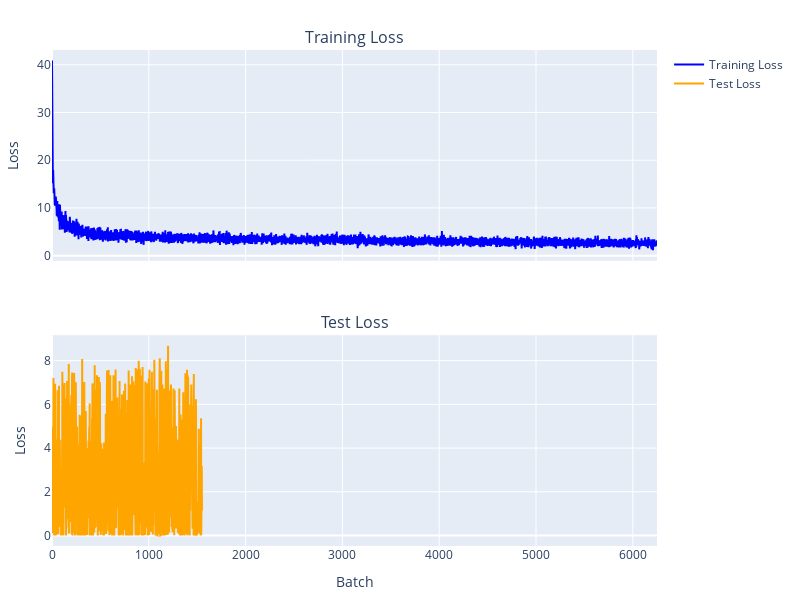

Write notebook code for a chart like this one.
### Code cell
optim = torch.optim.Adam(model.parameters(), lr=0.001)
loss_func = torch.nn.CrossEntropyLoss()
len(train_loader), len(test_loader)
cbs = [ProgressCallback(50), SaveModel()]
learner = Learner(model, optim, loss_func, train_loader, test_loader, cbs, device=device)
learner.fit(1)

### Figure 1 — Plotly figure (JSON) as saved in the notebook; plotly's stock layout.template omitted (floating-point values rounded to 4 significant figures; data arrays with more than 128 entries replaced by an {"elided": "..."} marker saying what was removed)
{"data": [{"line": {"color": "blue"}, "mode": "lines", "name": "Training Loss", "type": "scatter", "x": {"elided": "6251 int values"}, "xaxis": "x", "y": {"elided": "6251 float values"}, "yaxis": "y"}, {"line": {"color": "orange"}, "mode": "lines", "name": "Test Loss", "type": "scatter", "x": {"elided": "1551 int values"}, "xaxis": "x2", "y": {"elided": "1551 float values"}, "yaxis": "y2"}], "layout": {"annotations": [{"font": {"size": 16}, "showarrow": false, "text": "Training Loss", "x": 0.5, "xanchor": "center", "xref": "paper", "y": 1, "yanchor": "bottom", "yref": "paper"}, {"font": {"size": 16}, "showarrow": false, "text": "Test Loss", "x": 0.5, "xanchor": "center", "xref": "paper", "y": 0.425, "yanchor": "bottom", "yref": "paper"}], "height": 600, "margin": {"b": 50, "l": 50, "r": 50, "t": 50}, "showlegend": true, "width": 800, "xaxis": {"anchor": "y", "domain": [0, 1], "matches": "x2", "showticklabels": false}, "xaxis2": {"anchor": "y2", "domain": [0, 1], "title": {"text": "Batch"}}, "yaxis": {"anchor": "x", "domain": [0.575, 1], "title": {"text": "Loss"}}, "yaxis2": {"anchor": "x2", "domain": [0, 0.425], "title": {"text": "Loss"}}}}
